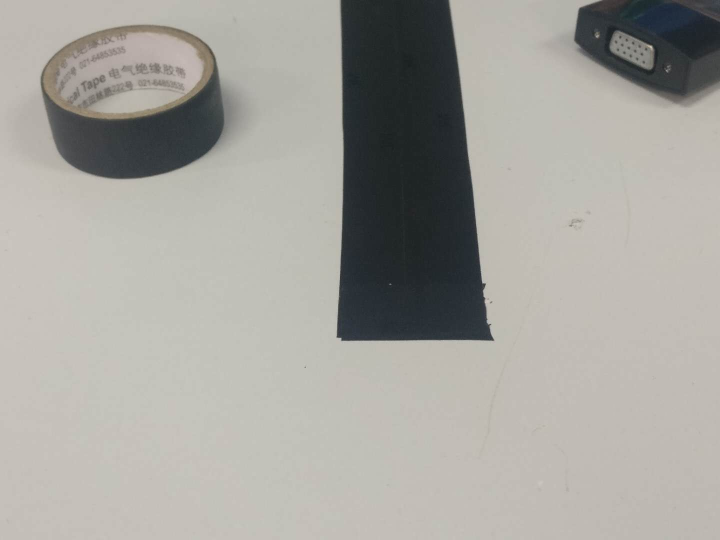
#> input picture Groundline/data_initial/11.jpg, 1440 x 1080 px (shown at 1/2 size)
$ python img_resize.py
#> lines starting #> are read from the running program, lines starting #| are printed output that depends on the picture
# -*- coding: utf-8 -*-
'''this code is used to change photoes to another size'''

import  cv2 as cv

ADDRESS_INI = 'data_initial/11.jpg'
ADDRESS_DES = 'data/11.jpg'

img = cv.imread(ADDRESS_INI,0)
#> img: shape (1080, 1440); min 27, max 214, mean 163.8
img = cv.resize(img, (640,480))
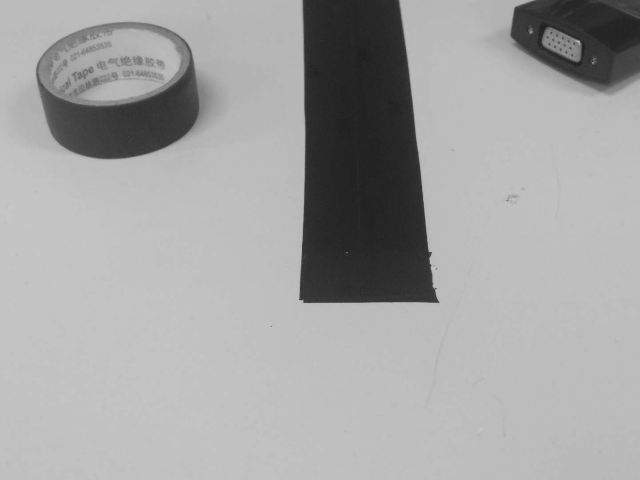
#> img: shape (480, 640); min 29, max 206, mean 163.8
cv.imwrite(ADDRESS_DES,img)

$ run again, with Groundline/data_initial/1.jpg copied over Groundline/data_initial/11.jpg
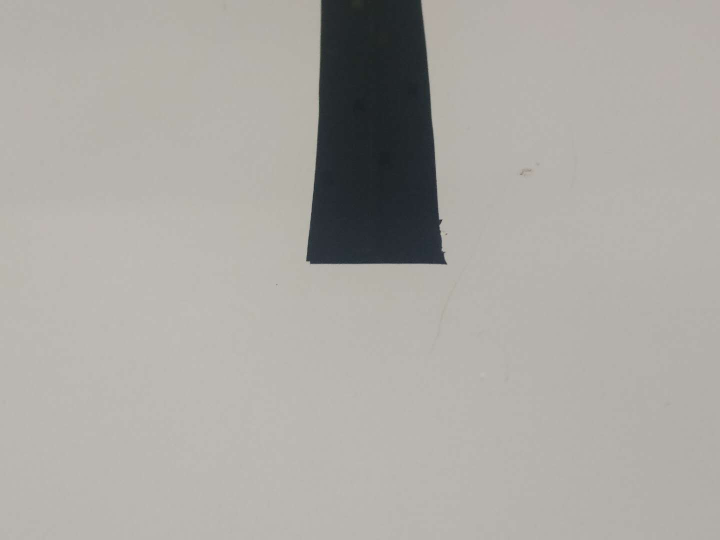
#> input picture Groundline/data_initial/1.jpg, 1440 x 1080 px (shown at 1/2 size)
#> `img = cv.resize(img, (640,480))`:
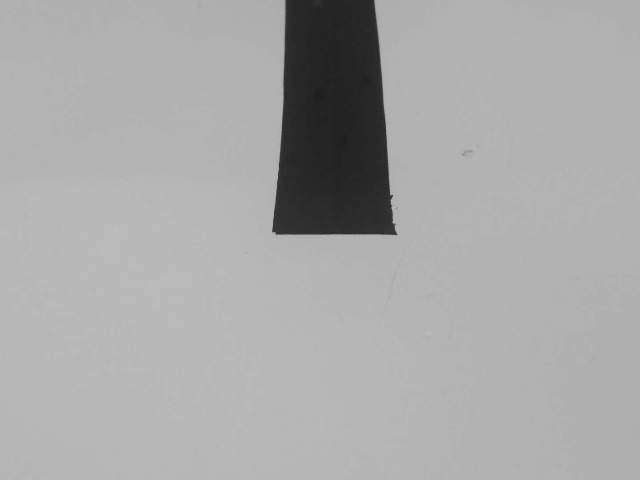
#> img: shape (480, 640); min 29, max 188, mean 168.7

$ run again, with Groundline/data_initial/10.jpg copied over Groundline/data_initial/11.jpg
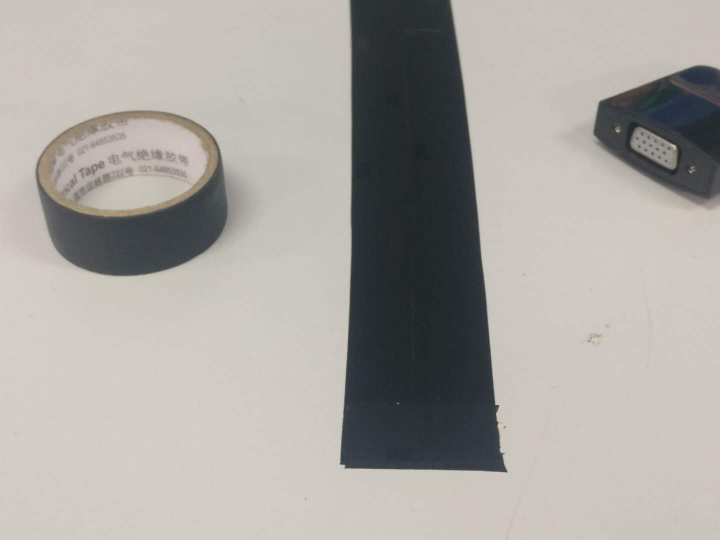
#> input picture Groundline/data_initial/10.jpg, 1440 x 1080 px (shown at 1/2 size)
#> `img = cv.resize(img, (640,480))`:
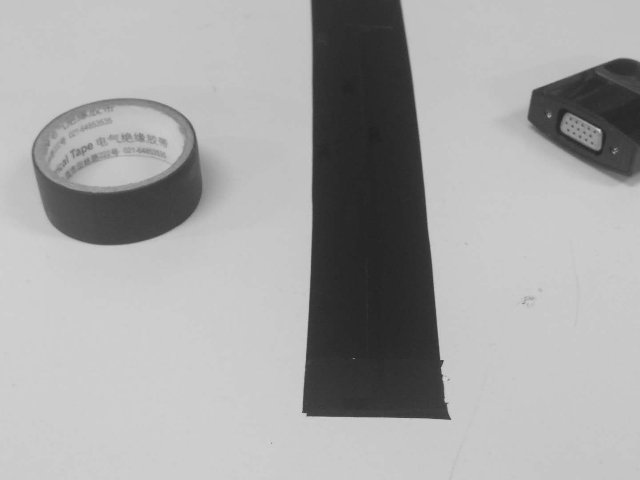
#> img: shape (480, 640); min 33, max 209, mean 165.8

$ run again, with Groundline/data_initial/2.jpg copied over Groundline/data_initial/11.jpg
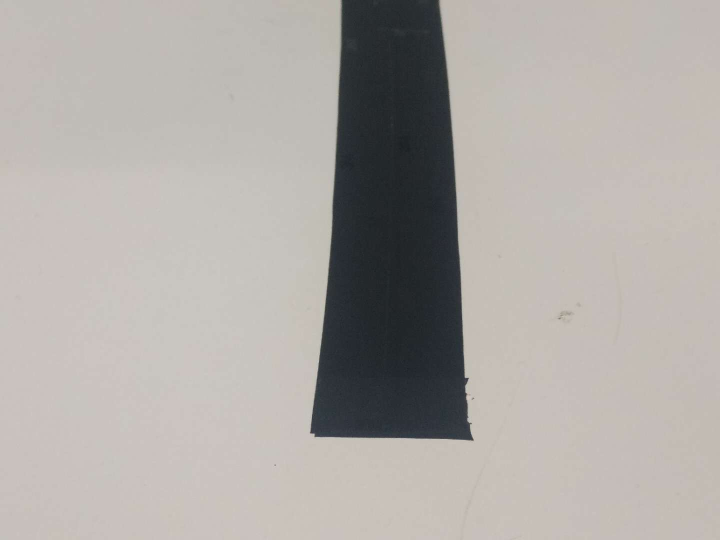
#> input picture Groundline/data_initial/2.jpg, 1440 x 1080 px (shown at 1/2 size)
#> `img = cv.resize(img, (640,480))`:
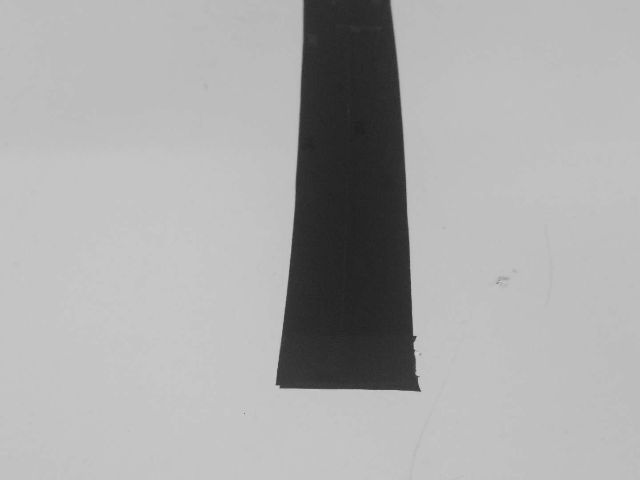
#> img: shape (480, 640); min 27, max 204, mean 171
